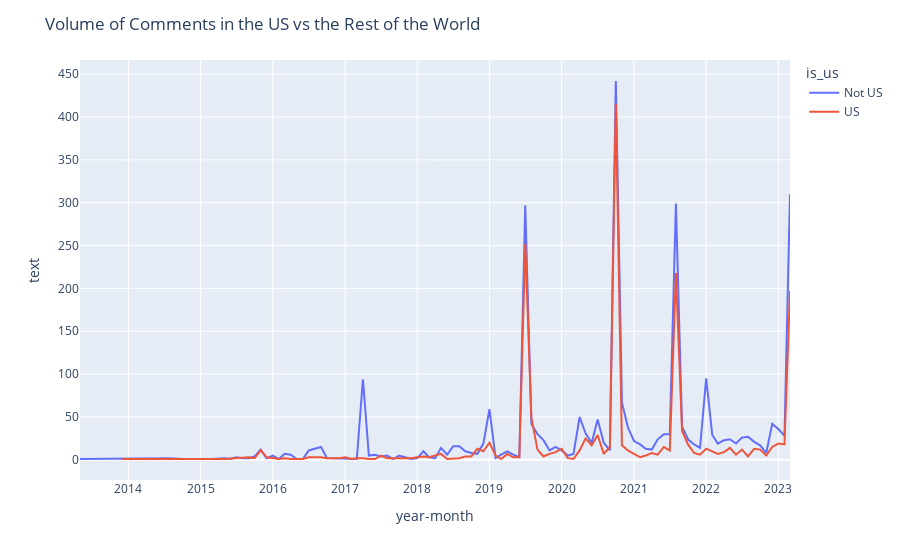

The cell this chart's notebook holds for it:
### Code cell
# plot volume of comments in the US vs rest of the world
df = raw_df[raw_df['date'].notna()]
df = df[df['country'].notna()]

for i, row in df.iterrows():
    # get the month from the date
    date = row['date']
    df.at[i, 'year-month'] = '-'.join(date.split('-')[:2])

    # whether the video is from the US or not
    country = row['country']
    df.at[i, 'is_us'] = 'US' if country == 'US' else 'Not US'

# get average for each country
df = df.groupby(['year-month', 'is_us']).count().reset_index()

# sort by year
df = df.sort_values(by=['year-month'])

# plot
fig = px.line(df, x="year-month", y="text", color='is_us')
fig.update_layout(title_text='Volume of Comments in the US vs the Rest of the World')
fig.show()

### Figure 1 — Plotly figure (JSON) as saved in the notebook; plotly's stock layout.template omitted (floating-point values rounded to 4 significant figures)
{"data": [{"hovertemplate": "is_us=Not US<br>year-month=%{x}<br>text=%{y}<extra></extra>", "legendgroup": "Not US", "line": {"color": "#636efa", "dash": "solid"}, "marker": {"symbol": "circle"}, "mode": "lines", "name": "Not US", "orientation": "v", "showlegend": true, "type": "scatter", "x": ["2013-05", "2014-08", "2014-10", "2015-03", "2015-05", "2015-06", "2015-07", "2015-08", "2015-09", "2015-10", "2015-11", "2015-12", "2016-01", "2016-02", "2016-03", "2016-04", "2016-05", "2016-06", "2016-07", "2016-09", "2016-10", "2017-01", "2017-02", "2017-03", "2017-04", "2017-05", "2017-06", "2017-07", "2017-08", "2017-09", "2017-10", "2017-11", "2017-12", "2018-01", "2018-02", "2018-03", "2018-04", "2018-05", "2018-06", "2018-07", "2018-08", "2018-09", "2018-10", "2018-11", "2018-12", "2019-01", "2019-02", "2019-03", "2019-04", "2019-05", "2019-06", "2019-07", "2019-08", "2019-09", "2019-10", "2019-11", "2019-12", "2020-01", "2020-02", "2020-03", "2020-04", "2020-05", "2020-06", "2020-07", "2020-08", "2020-09", "2020-10", "2020-11", "2020-12", "2021-01", "2021-02", "2021-03", "2021-04", "2021-05", "2021-06", "2021-07", "2021-08", "2021-09", "2021-10", "2021-11", "2021-12", "2022-01", "2022-02", "2022-03", "2022-04", "2022-05", "2022-06", "2022-07", "2022-08", "2022-09", "2022-10", "2022-11", "2022-12", "2023-01", "2023-02", "2023-03", "CZ"], "xaxis": "x", "y": [1, 2, 1, 1, 2, 1, 3, 2, 2, 4, 12, 2, 5, 1, 7, 6, 1, 1, 11, 15, 2, 1, 1, 1, 94, 5, 6, 4, 5, 1, 5, 3, 1, 2, 10, 3, 2, 14, 6, 16, 16, 10, 8, 7, 19, 59, 2, 6, 10, 6, 3, 297, 42, 30, 23, 11, 15, 11, 5, 7, 50, 31, 20, 47, 20, 11, 442, 67, 38, 22, 18, 13, 12, 24, 30, 30, 299, 39, 24, 18, 14, 95, 29, 19, 23, 24, 19, 26, 27, 21, 17, 8, 42, 36, 28, 310, 1], "yaxis": "y"}, {"hovertemplate": "is_us=US<br>year-month=%{x}<br>text=%{y}<extra></extra>", "legendgroup": "US", "line": {"color": "#EF553B", "dash": "solid"}, "marker": {"symbol": "circle"}, "mode": "lines", "name": "US", "orientation": "v", "showlegend": true, "type": "scatter", "x": ["2013-12", "2014-01", "2015-03", "2015-04", "2015-05", "2015-09", "2015-10", "2015-11", "2015-12", "2016-02", "2016-03", "2016-04", "2016-05", "2016-06", "2016-07", "2016-09", "2016-10", "2016-12", "2017-01", "2017-02", "2017-03", "2017-04", "2017-05", "2017-06", "2017-07", "2017-08", "2017-10", "2017-12", "2018-01", "2018-02", "2018-03", "2018-05", "2018-06", "2018-08", "2018-09", "2018-10", "2018-11", "2018-12", "2019-01", "2019-02", "2019-03", "2019-04", "2019-05", "2019-06", "2019-07", "2019-08", "2019-09", "2019-10", "2019-11", "2019-12", "2020-01", "2020-02", "2020-03", "2020-04", "2020-05", "2020-06", "2020-07", "2020-08", "2020-09", "2020-10", "2020-11", "2020-12", "2021-01", "2021-02", "2021-03", "2021-04", "2021-05", "2021-06", "2021-07", "2021-08", "2021-09", "2021-10", "2021-11", "2021-12", "2022-01", "2022-02", "2022-03", "2022-04", "2022-05", "2022-06", "2022-07", "2022-08", "2022-09", "2022-10", "2022-11", "2022-12", "2023-01", "2023-02", "2023-03"], "xaxis": "x", "y": [1, 1, 1, 1, 1, 3, 2, 11, 3, 1, 2, 1, 1, 1, 3, 3, 2, 2, 3, 1, 2, 2, 1, 1, 5, 2, 2, 2, 3, 4, 3, 7, 1, 2, 4, 4, 13, 10, 20, 5, 1, 7, 3, 3, 252, 49, 12, 4, 7, 9, 13, 2, 1, 11, 25, 17, 29, 7, 15, 415, 17, 11, 7, 3, 5, 8, 6, 15, 11, 218, 34, 18, 8, 6, 13, 10, 7, 9, 14, 6, 12, 4, 13, 12, 5, 15, 19, 18, 197], "yaxis": "y"}], "layout": {"legend": {"title": {"text": "is_us"}, "tracegroupgap": 0}, "margin": {"t": 60}, "title": {"text": "Volume of Comments in the US vs the Rest of the World"}, "xaxis": {"anchor": "y", "domain": [0, 1], "title": {"text": "year-month"}}, "yaxis": {"anchor": "x", "domain": [0, 1], "title": {"text": "text"}}}}
